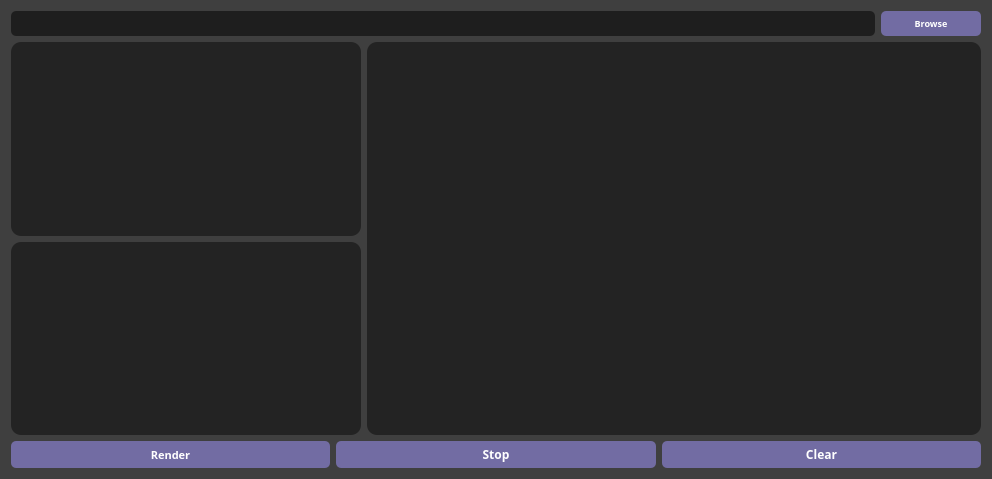
<?xml version="1.0" encoding="UTF-8"?>
<ui version="4.0">
 <class>Form</class>
 <widget class="QWidget" name="Form">
  <property name="windowModality">
   <enum>Qt::NonModal</enum>
  </property>
  <property name="geometry">
   <rect>
    <x>0</x>
    <y>0</y>
    <width>992</width>
    <height>479</height>
   </rect>
  </property>
  <property name="font">
   <font>
    <family>MS Reference Sans Serif</family>
    <weight>75</weight>
    <bold>true</bold>
   </font>
  </property>
  <property name="windowTitle">
   <string>Form</string>
  </property>
  <property name="styleSheet">
   <string notr="true">background-color: rgb(63, 63, 63);</string>
  </property>
  <layout class="QGridLayout" name="gridLayout_2">
   <item row="2" column="0">
    <layout class="QHBoxLayout" name="horizontalLayout">
     <property name="bottomMargin">
      <number>0</number>
     </property>
     <item>
      <widget class="QPushButton" name="render_pushButton">
       <property name="minimumSize">
        <size>
         <width>0</width>
         <height>27</height>
        </size>
       </property>
       <property name="font">
        <font>
         <family>MS Reference Sans Serif</family>
         <pointsize>8</pointsize>
         <weight>75</weight>
         <bold>true</bold>
         <strikeout>false</strikeout>
        </font>
       </property>
       <property name="cursor">
        <cursorShape>PointingHandCursor</cursorShape>
       </property>
       <property name="styleSheet">
        <string notr="true">QPushButton{
	background-color: rgb(114, 108, 163);
	color: rgb(255, 255, 255);
	border-radius:5px;
}
QPushButton:pressed{
	background-color: rgb(85, 81, 122);
}</string>
       </property>
       <property name="text">
        <string>Render</string>
       </property>
      </widget>
     </item>
     <item>
      <widget class="QPushButton" name="stop_pushButton">
       <property name="minimumSize">
        <size>
         <width>0</width>
         <height>27</height>
        </size>
       </property>
       <property name="font">
        <font>
         <family>MS Reference Sans Serif</family>
         <weight>75</weight>
         <bold>true</bold>
        </font>
       </property>
       <property name="styleSheet">
        <string notr="true">QPushButton{
	background-color: rgb(114, 108, 163);
	color: rgb(255, 255, 255);
	border-radius:5px;
}
QPushButton:pressed{
	background-color: rgb(85, 81, 122);
}</string>
       </property>
       <property name="text">
        <string>Stop</string>
       </property>
      </widget>
     </item>
     <item>
      <widget class="QPushButton" name="clear_pushButton">
       <property name="minimumSize">
        <size>
         <width>0</width>
         <height>27</height>
        </size>
       </property>
       <property name="font">
        <font>
         <family>MS Reference Sans Serif</family>
         <weight>75</weight>
         <bold>true</bold>
        </font>
       </property>
       <property name="cursor">
        <cursorShape>PointingHandCursor</cursorShape>
       </property>
       <property name="styleSheet">
        <string notr="true">QPushButton{
	background-color: rgb(114, 108, 163);
	color: rgb(255, 255, 255);
	border-radius:5px;
}
QPushButton:pressed{
	background-color: rgb(85, 81, 122);
}</string>
       </property>
       <property name="text">
        <string>Clear</string>
       </property>
      </widget>
     </item>
    </layout>
   </item>
   <item row="1" column="0">
    <layout class="QGridLayout" name="gridLayout">
     <item row="1" column="0">
      <widget class="QListWidget" name="write_node_listWidget">
       <property name="maximumSize">
        <size>
         <width>350</width>
         <height>16777215</height>
        </size>
       </property>
       <property name="font">
        <font>
         <family>MS Reference Sans Serif</family>
         <pointsize>7</pointsize>
        </font>
       </property>
       <property name="styleSheet">
        <string notr="true">QListWidget{
	selection-background-color: rgb(85, 170, 127);
	background-color: rgb(35, 35, 35);
	color: rgb(204, 204, 204);
	border-radius:10px;
}</string>
       </property>
       <property name="frameShape">
        <enum>QFrame::NoFrame</enum>
       </property>
       <property name="selectionMode">
        <enum>QAbstractItemView::MultiSelection</enum>
       </property>
      </widget>
     </item>
     <item row="0" column="1" rowspan="2">
      <widget class="QTextEdit" name="terminal_plainTextEdit">
       <property name="font">
        <font>
         <family>MS Reference Sans Serif</family>
        </font>
       </property>
       <property name="acceptDrops">
        <bool>false</bool>
       </property>
       <property name="styleSheet">
        <string notr="true">background-color: rgb(35, 35, 35);
color: rgb(204, 204, 204);
border-radius:10px;</string>
       </property>
       <property name="frameShape">
        <enum>QFrame::NoFrame</enum>
       </property>
       <property name="readOnly">
        <bool>true</bool>
       </property>
      </widget>
     </item>
     <item row="0" column="0">
      <widget class="QListWidget" name="nuke_file_listWidget">
       <property name="maximumSize">
        <size>
         <width>350</width>
         <height>16777215</height>
        </size>
       </property>
       <property name="font">
        <font>
         <family>MS Reference Sans Serif</family>
         <pointsize>7</pointsize>
        </font>
       </property>
       <property name="acceptDrops">
        <bool>true</bool>
       </property>
       <property name="styleSheet">
        <string notr="true">QListWidget{
	selection-background-color: rgb(85, 170, 127);
	background-color: rgb(35, 35, 35);
	color: rgb(204, 204, 204);
	border-radius:10px;
}</string>
       </property>
       <property name="frameShape">
        <enum>QFrame::NoFrame</enum>
       </property>
       <property name="dragDropMode">
        <enum>QAbstractItemView::DropOnly</enum>
       </property>
       <property name="selectionMode">
        <enum>QAbstractItemView::ContiguousSelection</enum>
       </property>
       <property name="selectionBehavior">
        <enum>QAbstractItemView::SelectItems</enum>
       </property>
      </widget>
     </item>
    </layout>
   </item>
   <item row="0" column="0">
    <layout class="QHBoxLayout" name="horizontalLayout_2">
     <property name="bottomMargin">
      <number>0</number>
     </property>
     <item>
      <widget class="QLineEdit" name="nuke_exec_lineEdit">
       <property name="minimumSize">
        <size>
         <width>0</width>
         <height>25</height>
        </size>
       </property>
       <property name="font">
        <font>
         <family>MS Reference Sans Serif</family>
        </font>
       </property>
       <property name="styleSheet">
        <string notr="true">QLineEdit{
	background-color: rgb(30, 30, 30);
	color: rgb(204, 204, 204);
	border-radius:5px;
}</string>
       </property>
       <property name="cursorMoveStyle">
        <enum>Qt::LogicalMoveStyle</enum>
       </property>
      </widget>
     </item>
     <item>
      <widget class="QPushButton" name="browse_pushButton">
       <property name="minimumSize">
        <size>
         <width>100</width>
         <height>25</height>
        </size>
       </property>
       <property name="font">
        <font>
         <family>MS Reference Sans Serif</family>
         <pointsize>7</pointsize>
         <weight>75</weight>
         <bold>true</bold>
        </font>
       </property>
       <property name="cursor">
        <cursorShape>PointingHandCursor</cursorShape>
       </property>
       <property name="styleSheet">
        <string notr="true">QPushButton{
	background-color: rgb(114, 108, 163);
	color: rgb(255, 255, 255);
	border-radius:5px;
}
QPushButton:pressed{
	background-color: rgb(85, 81, 122);
}</string>
       </property>
       <property name="text">
        <string>Browse</string>
       </property>
      </widget>
     </item>
    </layout>
   </item>
  </layout>
 </widget>
 <resources/>
 <connections/>
</ui>
